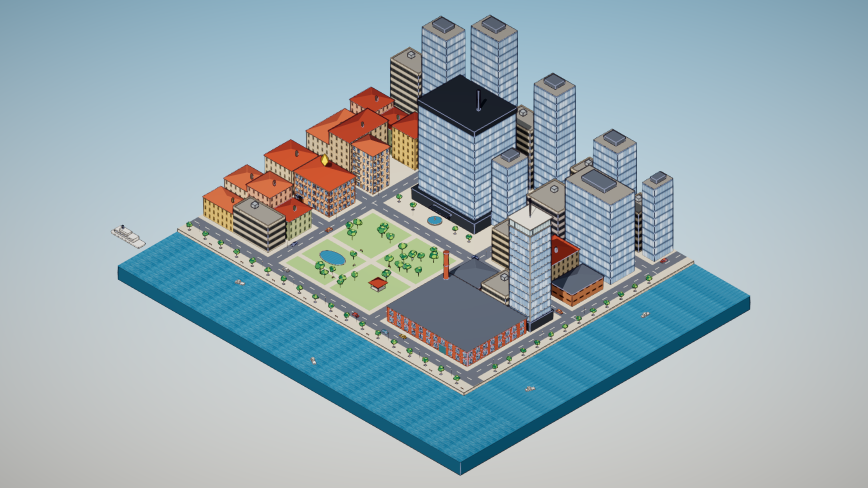
#> input picture project-unicorn/docs/mockups/menajer/art/office_safe_1920_city.png, 1736 x 976 px (shown at 1/2 size)
$ python bake_evening.py ../../../art/office_safe_1920_city.png ../../../art/office_safe_1920_city.png 1.0 1.0 1.0
#> lines starting #> are read from the running program, lines starting #| are printed output that depends on the picture; after the words box and inside, x2 and y2 are one past the last pixel; in counts of white or black regions, pixels touching at a corner belong together
# Bakes the daytime city plate (office_safe_1920_city.png, a real engine capture) into a full-frame evening plate
# for the main menu: sky keyed out (border-connected smooth region), city graded into a warm-charcoal dusk band that
# keeps a little of its own hue, glass-tower windows lit sparsely and warm, then scaled up to fill the frame and
# faded into surface-0 on the left where the menu column sits.
#   python bake_evening.py <src> <out_dir> [scale] [ox] [oy]
import sys, os
from PIL import Image, ImageFilter
import numpy as np
from scipy import ndimage as ndi

src, out = sys.argv[1], sys.argv[2]
SCALE = float(sys.argv[3]) if len(sys.argv) > 3 else 1.75
OX = float(sys.argv[4]) if len(sys.argv) > 4 else -620   # where the source's (0,0) lands in the 1920 frame
OY = float(sys.argv[5]) if len(sys.argv) > 5 else -40

im = np.asarray(Image.open(src).convert("RGB")).astype(np.float32)
H, W, _ = im.shape
#> H = 976; W = 1736
gx = np.abs(np.diff(im, axis=1, append=im[:, -1:, :])).max(axis=2)
gy = np.abs(np.diff(im, axis=0, append=im[-1:, :, :])).max(axis=2)
lab, n = ndi.label(np.maximum(gx, gy) < 4.0)
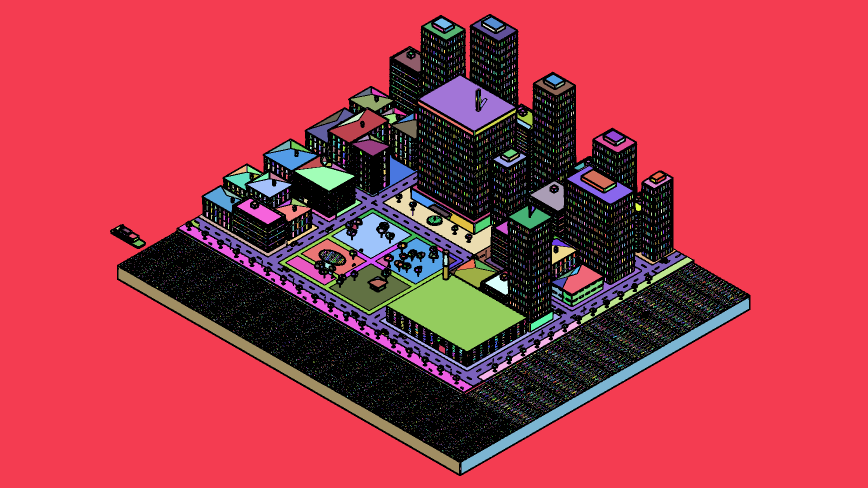
#> lab: shape (976, 1736) int32 (shown at 1/2 size); 14432 distinct labels, from 0 to 14431; one colour per label, 0 black
#> n = 14431
border = set(np.unique(np.concatenate([lab[0], lab[-1], lab[:, 0], lab[:, -1]]))) - {0}
#> border = 1 item
sky = ndi.binary_closing(np.isin(lab, list(border)), iterations=2)
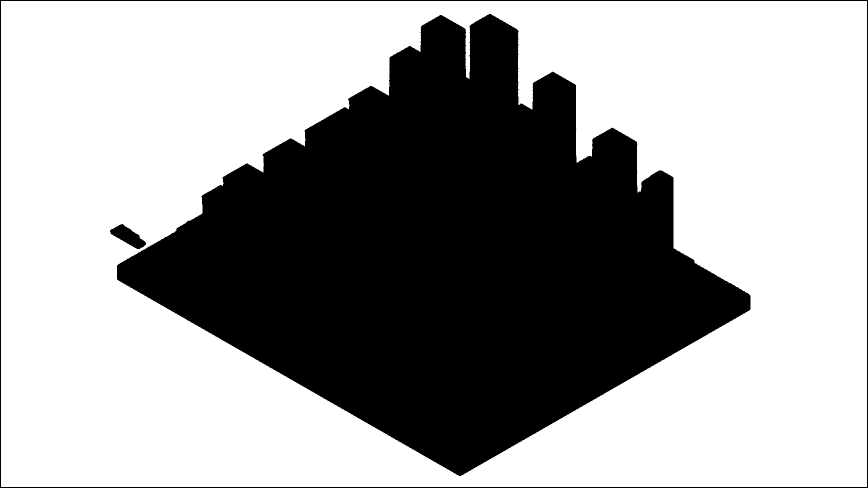
#> sky: shape (976, 1736) bool (shown at 1/2 size); 63.1% white; 3 black regions, box (x1, y1, x2, y2) and area: (234, 28, 1501, 952) 611937, (0, 0, 1736, 976) 10832, (220, 448, 292, 498) 1723
city = ndi.binary_opening(~sky, iterations=1)
#> city: shape (976, 1736) bool; 36.2% white; 6 white regions (4 under 20 px), largest, box (x1, y1, x2, y2) and area: (234, 28, 1501, 952) 611937, (220, 448, 292, 498) 1723
alpha = np.asarray(Image.fromarray((city * 255).astype(np.uint8)).filter(ImageFilter.GaussianBlur(0.8))).astype(np.float32) / 255.0

r, g, b = im[..., 0], im[..., 1], im[..., 2]
lum = (0.2126 * r + 0.7152 * g + 0.0722 * b) / 255.0
gray = lum[..., None] * 255.0
# dusk duotone: deep warm shadow -> muted warm stone (between line-1 and line-3), a touch brighter than B's silhouette
lo = np.array([0x16, 0x13, 0x10], np.float32)
hi = np.array([0x5E, 0x54, 0x49], np.float32)
t = np.clip(lum, 0, 1) ** 1.55
base = lo * (1 - t[..., None]) + hi * t[..., None]
# keep a little of the scene's own hue (brick roofs, water, park) so it reads as OUR city, not a stock skyline
chroma = (im - gray) * 0.16
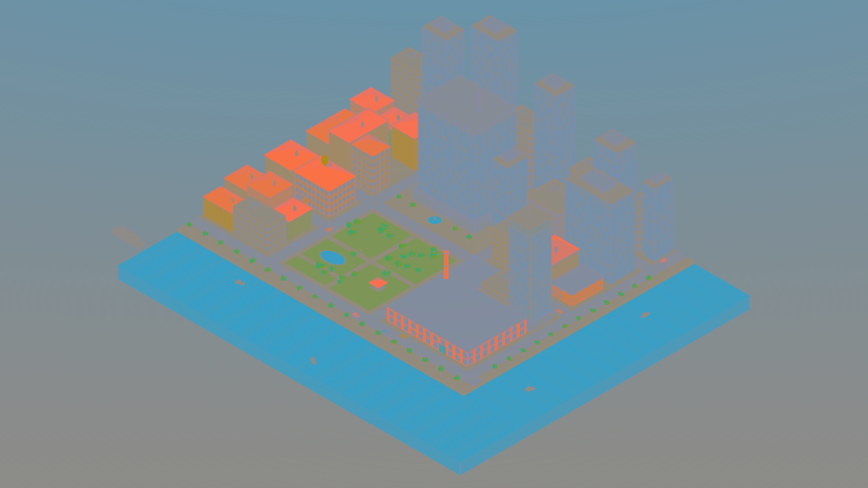
#> chroma: shape (976, 1736, 3) float32 (shown at 1/2 size); mean R, G, B -2.46, 0.556, 1.74; drawn with min black and max white
# cool the evening slightly: shift the shadows to blue-grey, keep the highlights warm
cool = np.array([-3, 0, 5], np.float32) * (1 - t[..., None])
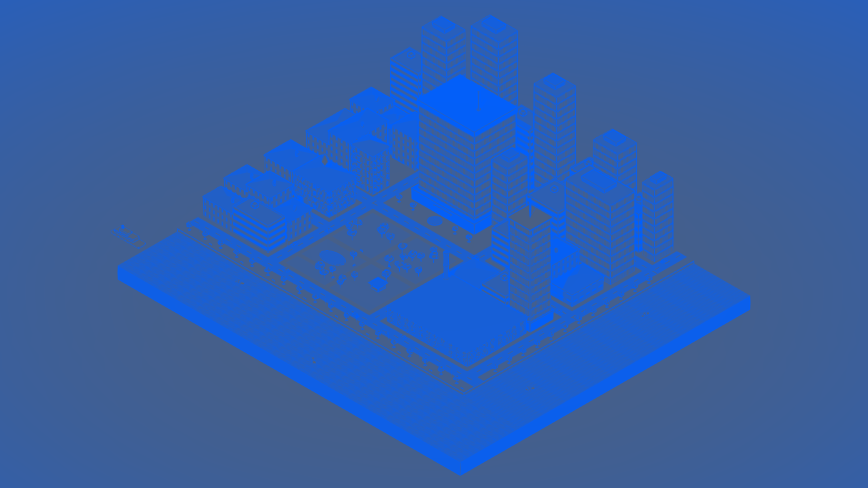
#> cool: shape (976, 1736, 3) float32 (shown at 1/2 size); mean of channels 0, 1, 2 -1.39, 0, 2.31; drawn with min black and max white
rgb = np.clip(base + chroma + cool, 0, 255)

# lit windows: the glass towers' window panes are bright and blue-leaning. Light ~28% of them by 5x5 cell hash.
pane = (b > r + 18) & (lum > 0.62) & city
#> pane: shape (976, 1736) bool; 4.1% white; 620 white regions (314 under 20 px), largest, box (x1, y1, x2, y2) and area: (237, 30, 931, 530) 1534, (1132, 362, 1268, 424) 1150, (838, 315, 948, 389) 1030
yy, xx = np.mgrid[0:H, 0:W]
cell = ((xx // 7) * 73856093 ^ (yy // 6) * 19349663) & 0xFFFF
lit = pane & ((cell % 100) < 17)
#> lit: shape (976, 1736) bool; 0.67% white; 657 white regions (448 under 20 px), largest, box (x1, y1, x2, y2) and area: (847, 222, 874, 240) 150, (1134, 379, 1155, 396) 111, (1036, 468, 1050, 480) 110
# unlit glass at dusk goes dark instead of reflecting a daytime sky
rgb = np.where((pane & ~lit)[..., None], rgb * 0.62, rgb)
warm = np.array([0xD8, 0xB0, 0x72], np.float32)
glow = np.clip((lum - 0.55) / 0.35, 0, 1)[..., None] * 0.70
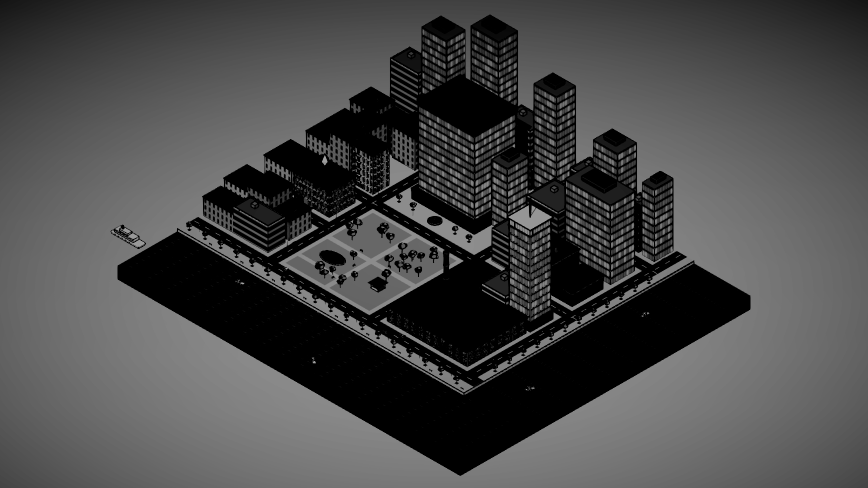
#> glow: shape (976, 1736, 1) float32 (shown at 1/2 size); min 0, max 0.654, mean 0.287
rgb = np.where(lit[..., None], rgb * (1 - glow) + warm * glow, rgb)
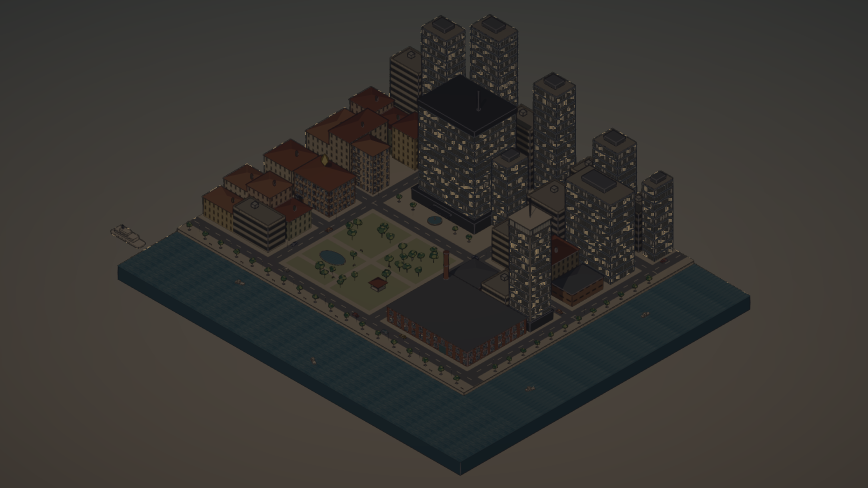
#> rgb: shape (976, 1736, 3) float32 (shown at 1/2 size); mean of channels 0, 1, 2 56.5, 54.1, 50.2; drawn as R, G, B
# a faint bloom around lit panes (baked, not a shader)
bloom = ndi.gaussian_filter(lit.astype(np.float32), 3.0) * 0.45
rgb = np.clip(rgb + bloom[..., None] * np.array([0x60, 0x48, 0x28], np.float32), 0, 255)

cityimg = Image.fromarray(np.dstack([rgb, alpha * 255]).astype(np.uint8), "RGBA")

def compose(FW, FH, k):
#> called with FW = 1920, FH = 1080, k = 1
    s = SCALE * k
    big = cityimg.resize((round(W * s), round(H * s)), Image.LANCZOS)
    # ground: surface-0 with a soft dusk lift behind the towers (no stock sky, just the page warming up)
    yy2, xx2 = np.mgrid[0:FH, 0:FW].astype(np.float32)
    cx, cy = FW * 0.70, FH * 0.30
    d = np.sqrt(((xx2 - cx) / (FW * 0.55)) ** 2 + ((yy2 - cy) / (FH * 0.75)) ** 2)
    lift = np.clip(1 - d, 0, 1) ** 1.6
    g0 = np.array([0x10, 0x0E, 0x0B], np.float32); g1 = np.array([0x22, 0x1E, 0x1B], np.float32)
    ground = g0 * (1 - lift[..., None]) + g1 * lift[..., None]
    canvas = Image.fromarray(ground.astype(np.uint8), "RGB").convert("RGBA")
    canvas.alpha_composite(big, (round(OX * k), round(OY * k)))
    a = np.asarray(canvas.convert("RGB")).astype(np.float32)
    # left fade for the menu column: surface-0 at full strength to ~34% of the width, gone by ~62%
    x = np.arange(FW, dtype=np.float32) / FW
    f = np.clip((x - 0.24) / (0.64 - 0.24), 0, 1)
    f = f * f * (3 - 2 * f)
    keep = 0.15 + 0.85 * f
    a = g0 * (1 - keep[None, :, None]) + a * keep[None, :, None]
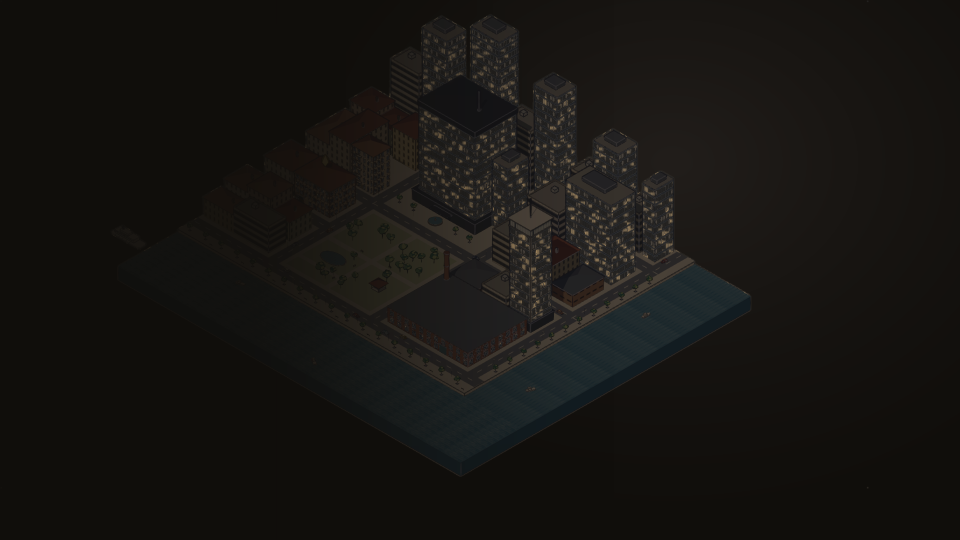
#> a: shape (1080, 1920, 3) float32 (shown at 1/2 size); mean R, G, B 23, 21.5, 18.6
    # bottom fade so the version line sits on ground
    y = np.arange(FH, dtype=np.float32) / FH
    fb = np.clip((y - 0.86) / 0.14, 0, 1)
    a = a * (1 - 0.6 * fb[:, None, None]) + g0 * (0.6 * fb[:, None, None])
    return Image.fromarray(np.clip(a + 0.5, 0, 255).astype(np.uint8), "RGB")

os.makedirs(out, exist_ok=True)
compose(1920, 1080, 1.0).save(os.path.join(out, "plate_evening_1920.png"))
compose(1536, 864, 0.8).save(os.path.join(out, "plate_evening_1536.png"))
cityimg.save(os.path.join(out, "city_evening_rgba.png"))
print("ok", n, int(lit.sum()), "lit px")
#| ok 14431 11363 lit px
